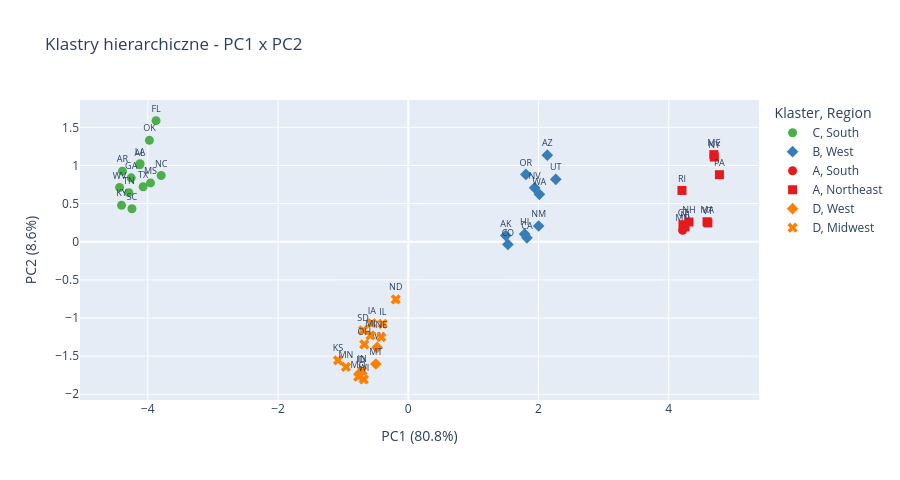

Notebook code cell kept with this figure:
### Code cell
df_pca["Klaster"] = df_state["Klaster"].values

fig1 = px.scatter(
    df_pca,
    x="PC1",
    y="PC2",
    text="LocationAbbr",
    color="Klaster",
    color_discrete_map=CLUSTER_PALETTE,
    symbol="Region",
    hover_data={"LocationDesc": True, "Obesity": ":.1f", "NoActivity": ":.1f"},
    labels={
        "PC1": f"PC1 ({explained[0]*100:.1f}%)",
        "PC2": f"PC2 ({explained[1]*100:.1f}%)",
    },
    title="Klastry hierarchiczne - PC1 x PC2",
)
fig1.update_traces(textposition="top center", textfont_size=9, marker_size=9)
fig1.update_layout(height=480)
fig1.show()

### Figure 1 — Plotly figure (JSON) as saved in the notebook; plotly's stock layout.template omitted (floating-point values rounded to 4 significant figures)
{"data": [{"customdata": [["Alabama", 31.32, 26.59], ["Arkansas", 31.93, 27.7], ["Florida", 31.54, 27.35], ["Georgia", 31.88, 27.81], ["Kentucky", 30.8, 27.77], ["Louisiana", 31.38, 28.02], ["Mississippi", 30.92, 27.38], ["North Carolina", 30.73, 27.98], ["Oklahoma", 30.68, 27.56], ["South Carolina", 30.89, 28.3], ["Tennessee", 30.59, 28.51], ["Texas", 30.81, 27.48], ["West Virginia", 31.38, 28.63]], "hovertemplate": "Klaster=C<br>Region=South<br>PC1 (80.8%)=%{x}<br>PC2 (8.6%)=%{y}<br>LocationAbbr=%{text}<br>LocationDesc=%{customdata[0]}<br>Obesity=%{customdata[1]:.1f}<br>NoActivity=%{customdata[2]:.1f}<extra></extra>", "legendgroup": "C, South", "marker": {"color": "#4DAF4A", "size": 9, "symbol": "circle"}, "mode": "markers+text", "name": "C, South", "orientation": "v", "showlegend": true, "text": ["AL", "AR", "FL", "GA", "KY", "LA", "MS", "NC", "OK", "SC", "TN", "TX", "WV"], "textfont": {"size": 9}, "textposition": "top center", "type": "scatter", "x": [-4.123, -4.389, -3.873, -4.255, -4.403, -4.119, -3.958, -3.794, -3.975, -4.243, -4.29, -4.071, -4.433], "xaxis": "x", "y": [1.009, 0.9255, 1.588, 0.8375, 0.4787, 1.023, 0.771, 0.869, 1.33, 0.4321, 0.6431, 0.7203, 0.7106], "yaxis": "y"}, {"customdata": [["Alaska", 20.02, 17.56], ["Arizona", 19.77, 16.51], ["California", 20.78, 16.37], ["Colorado", 21.17, 16.19], ["Hawaii", 21.31, 15.77], ["Nevada", 21.09, 16.75], ["New Mexico", 20.71, 16.11], ["Oregon", 21.46, 18.61], ["Utah", 20.46, 16.76], ["Washington", 20.47, 17.92]], "hovertemplate": "Klaster=B<br>Region=West<br>PC1 (80.8%)=%{x}<br>PC2 (8.6%)=%{y}<br>LocationAbbr=%{text}<br>LocationDesc=%{customdata[0]}<br>Obesity=%{customdata[1]:.1f}<br>NoActivity=%{customdata[2]:.1f}<extra></extra>", "legendgroup": "B, West", "marker": {"color": "#377EB8", "size": 9, "symbol": "diamond"}, "mode": "markers+text", "name": "B, West", "orientation": "v", "showlegend": true, "text": ["AK", "AZ", "CA", "CO", "HI", "NV", "NM", "OR", "UT", "WA"], "textfont": {"size": 9}, "textposition": "top center", "type": "scatter", "x": [1.497, 2.135, 1.822, 1.529, 1.786, 1.94, 2.001, 1.805, 2.265, 2.013], "xaxis": "x", "y": [0.08145, 1.135, 0.05123, -0.03537, 0.09996, 0.707, 0.2063, 0.8825, 0.8186, 0.6223], "yaxis": "y"}, {"customdata": [["Maryland", 19.78, 14.89]], "hovertemplate": "Klaster=A<br>Region=South<br>PC1 (80.8%)=%{x}<br>PC2 (8.6%)=%{y}<br>LocationAbbr=%{text}<br>LocationDesc=%{customdata[0]}<br>Obesity=%{customdata[1]:.1f}<br>NoActivity=%{customdata[2]:.1f}<extra></extra>", "legendgroup": "A, South", "marker": {"color": "#E41A1C", "size": 9, "symbol": "circle"}, "mode": "markers+text", "name": "A, South", "orientation": "v", "showlegend": true, "text": ["MD"], "textfont": {"size": 9}, "textposition": "top center", "type": "scatter", "x": [4.213], "xaxis": "x", "y": [0.1502], "yaxis": "y"}, {"customdata": [["Connecticut", 18.83, 15.47], ["Maine", 19.79, 15.01], ["Massachusetts", 18.03, 12.81], ["New Hampshire", 18.85, 14.57], ["New Jersey", 18.69, 14.85], ["New York", 19.22, 15.43], ["Pennsylvania", 20.27, 13.4], ["Rhode Island", 18.63, 16.31], ["Vermont", 19.25, 12.94]], "hovertemplate": "Klaster=A<br>Region=Northeast<br>PC1 (80.8%)=%{x}<br>PC2 (8.6%)=%{y}<br>LocationAbbr=%{text}<br>LocationDesc=%{customdata[0]}<br>Obesity=%{customdata[1]:.1f}<br>NoActivity=%{customdata[2]:.1f}<extra></extra>", "legendgroup": "A, Northeast", "marker": {"color": "#E41A1C", "size": 9, "symbol": "square"}, "mode": "markers+text", "name": "A, Northeast", "orientation": "v", "showlegend": true, "text": ["CT", "ME", "MA", "NH", "NJ", "NY", "PA", "RI", "VT"], "textfont": {"size": 9}, "textposition": "top center", "type": "scatter", "x": [4.218, 4.692, 4.588, 4.309, 4.25, 4.699, 4.777, 4.202, 4.6], "xaxis": "x", "y": [0.2228, 1.142, 0.2622, 0.2587, 0.1939, 1.111, 0.8786, 0.6729, 0.2471], "yaxis": "y"}, {"customdata": [["Idaho", 26.23, 21.15], ["Montana", 25.26, 21.67], ["Wyoming", 25.61, 21.52]], "hovertemplate": "Klaster=D<br>Region=West<br>PC1 (80.8%)=%{x}<br>PC2 (8.6%)=%{y}<br>LocationAbbr=%{text}<br>LocationDesc=%{customdata[0]}<br>Obesity=%{customdata[1]:.1f}<br>NoActivity=%{customdata[2]:.1f}<extra></extra>", "legendgroup": "D, West", "marker": {"color": "#FF7F00", "size": 9, "symbol": "diamond"}, "mode": "markers+text", "name": "D, West", "orientation": "v", "showlegend": true, "text": ["ID", "MT", "WY"], "textfont": {"size": 9}, "textposition": "top center", "type": "scatter", "x": [-0.7303, -0.4975, -0.4791], "xaxis": "x", "y": [-1.71, -1.603, -1.386], "yaxis": "y"}, {"customdata": [["Illinois", 26.81, 21.94], ["Indiana", 26.35, 20.22], ["Iowa", 26.14, 21.31], ["Kansas", 26.58, 21.97], ["Michigan", 26.54, 21.88], ["Minnesota", 26.28, 22.74], ["Missouri", 26.48, 20.85], ["Nebraska", 26.13, 20.61], ["North Dakota", 25.88, 21.68], ["Ohio", 25.94, 21.72], ["South Dakota", 26.54, 21.25], ["Wisconsin", 26.4, 21.39]], "hovertemplate": "Klaster=D<br>Region=Midwest<br>PC1 (80.8%)=%{x}<br>PC2 (8.6%)=%{y}<br>LocationAbbr=%{text}<br>LocationDesc=%{customdata[0]}<br>Obesity=%{customdata[1]:.1f}<br>NoActivity=%{customdata[2]:.1f}<extra></extra>", "legendgroup": "D, Midwest", "marker": {"color": "#FF7F00", "size": 9, "symbol": "x"}, "mode": "markers+text", "name": "D, Midwest", "orientation": "v", "showlegend": true, "text": ["IL", "IN", "IA", "KS", "MI", "MN", "MO", "NE", "ND", "OH", "SD", "WI"], "textfont": {"size": 9}, "textposition": "top center", "type": "scatter", "x": [-0.3925, -0.7066, -0.5609, -1.08, -0.58, -0.9575, -0.7707, -0.4145, -0.1922, -0.6765, -0.6943, -0.6825], "xaxis": "x", "y": [-1.076, -1.692, -1.068, -1.554, -1.228, -1.642, -1.769, -1.251, -0.7552, -1.346, -1.161, -1.805], "yaxis": "y"}], "layout": {"height": 480, "legend": {"title": {"text": "Klaster, Region"}, "tracegroupgap": 0}, "title": {"text": "Klastry hierarchiczne - PC1 x PC2"}, "xaxis": {"anchor": "y", "domain": [0, 1], "title": {"text": "PC1 (80.8%)"}}, "yaxis": {"anchor": "x", "domain": [0, 1], "title": {"text": "PC2 (8.6%)"}}}}
